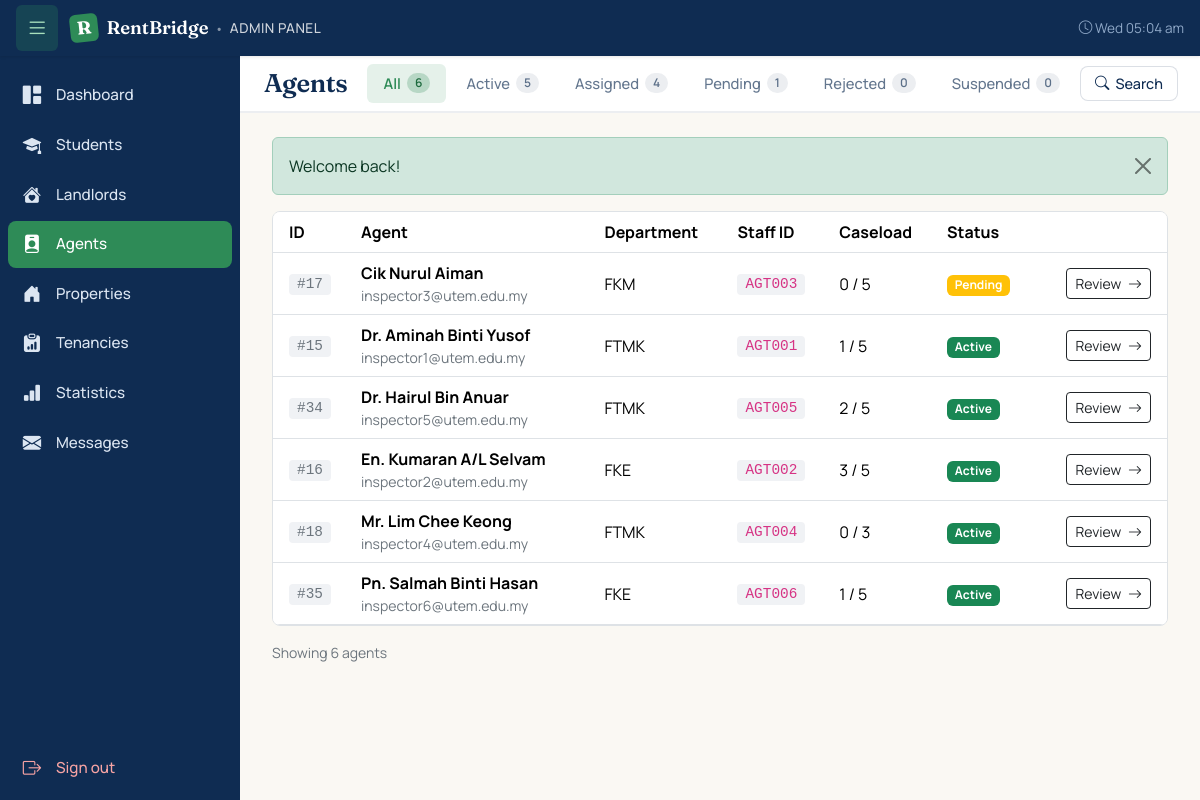
The page /admin/agents.php (signed in) on the database its author committed.
### tables this page shows
CREATE TABLE `agents` (
  `user_id` int(11) NOT NULL,
  `full_name` varchar(150) NOT NULL,
  `preferred_name` varchar(50) NOT NULL DEFAULT '',
  `staff_id` varchar(20) NOT NULL,
  `department` varchar(80) NOT NULL,
  `phone` varchar(20) NOT NULL,
  `allow_whatsapp` tinyint(1) NOT NULL DEFAULT 0,
  `availability` enum('available','busy','off_duty') NOT NULL DEFAULT 'available',
  `max_caseload` int(11) NOT NULL DEFAULT 5,
  `current_caseload` int(11) NOT NULL DEFAULT 0
);

CREATE TABLE `users` (
  `id` int(11) NOT NULL,
  `email` varchar(120) NOT NULL,
  `password_hash` varchar(255) NOT NULL,
  `primary_role` enum('student','landlord','agent','admin') NOT NULL,
  `status` enum('active','pending','suspended','rejected') NOT NULL DEFAULT 'active',
  `last_used_role` enum('student','landlord','agent','admin') DEFAULT NULL,
  `created_at` timestamp NOT NULL DEFAULT current_timestamp(),
  `updated_at` timestamp NOT NULL DEFAULT current_timestamp() ON UPDATE current_timestamp()
);

### includes/auth.php (called while the page is built, shortened)
<?php
function e(?string $value): string {
    return htmlspecialchars($value ?? '', ENT_QUOTES | ENT_HTML5, 'UTF-8');
}

### admin/agents.php (the view, shortened to what this page needs)
<?php
require_once __DIR__ . '/../includes/auth.php';
$pdo = db();
$tab = $_GET['tab'] ?? 'all';
$searchQuery = trim($_GET['q'] ?? '');
$filterDept  = trim($_GET['dept'] ?? '');
$where  = "u.primary_role = 'agent'";
$params = [];
$joinAssigned = '';
$selectCols = "u.id, u.email, u.status, u.created_at,
               a.full_name, a.staff_id, a.department,
               a.current_caseload, a.max_caseload, a.availability";
$stmt = $pdo->prepare("
    SELECT $selectCols
      FROM users u
      JOIN agents a ON a.user_id = u.id
      $joinAssigned
     WHERE $where
     ORDER BY
       CASE u.status WHEN 'pending' THEN 0 WHEN 'active' THEN 1 ELSE 2 END,
       a.full_name ASC
");
$stmt->execute($params);
$rows = $stmt->fetchAll();
?>
<form method="GET" class="row g-2 align-items-end">
    <div class="col-md-6">
    </div>
    <div class="col-md-3">
    </div>
</form>
<?php
function agent_status_badge(string $status): array {
    return match ($status) {
        'active'    => ['Active',    'success'],
        'pending'   => ['Pending',   'warning'],
        'rejected'  => ['Rejected',  'danger'],
        'suspended' => ['Suspended', 'secondary'],
        default     => [$status,     'secondary'],
    };
}
?>
<?php if (empty($rows)): ?>
    <div class="text-center py-5 bg-white rounded-3 border">
        <i class="bi bi-person-badge" style="font-size: 3rem; color: rgba(15,44,82,0.15);"></i>
        <h4 class="mt-3">No agents found</h4>
        <p class="text-secondary small">
            <?php if ($tab === 'assigned'): ?>
                No agents currently have active inspection cases.
            <?php elseif ($searchQuery || $filterDept): ?>
                Try adjusting your filters.
            <?php else: ?>
                No agents in this tab yet.
            <?php endif; ?>
        </p>
    </div>
<?php else: ?>
    <div class="bg-white border rounded-3 overflow-hidden">
        <table class="table mb-0 align-middle">
            <thead style="background:#F4F4EE;">
                <tr>
<th class="ps-3">ID</th>
        <th>Agent</th>                    <th>Department</th>
                    <th>Staff ID</th>
                    <th>Caseload</th>
                    <th>Status</th>
                    <th class="text-end pe-3"></th>
                </tr>
            </thead>
            <tbody>
                <?php foreach ($rows as $r):
                    [$label, $color] = agent_status_badge($r['status']);
                ?>
                    <tr>
                        <td class="ps-3">
                            <code class="text-secondary">#<?= (int)$r['id'] ?></code>
                        </td>
                        <td>
                            <strong><?= e($r['full_name']) ?></strong>
                            <div class="small text-secondary"><?= e($r['email']) ?></div>
                        </td>
                        <td><?= e($r['department']) ?></td>
                        <td><code><?= e($r['staff_id']) ?></code></td>
                        <td>
                            <?= (int)$r['current_caseload'] ?> / <?= (int)$r['max_caseload'] ?>
                        </td>
                        <td><span class="badge bg-<?= $color ?>"><?= e($label) ?></span></td>
                        <td class="text-end pe-3">
                            <a href="/rentbridge/admin/agent.php?id=<?= (int)$r['id'] ?>"
                               class="btn btn-sm btn-outline-dark">
                                Review <i class="bi bi-arrow-right ms-1"></i>
                            </a>
                        </td>
                    </tr>
                <?php endforeach; ?>
            </tbody>
        </table>
    </div>
<?php endif; ?>
<p class="text-secondary small mt-3 mb-0">
    Showing <?= count($rows) ?> <?= count($rows) === 1 ? 'agent' : 'agents' ?>
</p>
<?php
require __DIR__ . '/../includes/admin_layout.php';

### assets/css/style.css (style rules this page uses)
:root { --rb-navy: #0F2C52; --rb-navy-dark: #0A2240; --rb-emerald: #2E8B57; --rb-emerald-dark:#1F6D45; --rb-cream: #FAF8F3; --rb-text: #0E1B2C; --rb-text-soft: #4B5A6E; --rb-line: #E5E7EB; }
body { font-family: 'Manrope', system-ui, sans-serif; color: var(--rb-text); background: #fff; }
code { background: rgba(15,44,82,.06); padding: 0.15rem 0.5rem; border-radius: 4px; font-family: 'Menlo', monospace; font-size: 0.9em; }

### assets/css/admin.css (style rules this page uses)
:root { --admin-sidebar-w: 240px; --admin-sidebar-w-collapsed: 64px; --admin-topbar-h: 56px; --admin-tabbar-h: 56px; --admin-sidebar-bg: #0F2C52; --admin-sidebar-bg-hover: #1A3D6B; --admin-sidebar-bg-active: #2E8B57; --admin-sidebar-text: #DCE6F2; --admin-sidebar-text-muted: #8FA8C7; --admin-content-bg: #FAF8F3; }
.admin-body { background: var(--admin-content-bg); min-height: 100vh; margin: 0; }

### rows shown on the page
agents: user_id "17", full_name "Cik Nurul Aiman", user_id.email "inspector3@utem.edu.my", department "FKM", staff "AGT003", current_caseload "0", max_caseload "5", label "Pending"
agents: user_id "15", full_name "Dr. Aminah Binti Yusof", user_id.email "inspector1@utem.edu.my", department "FTMK", staff "AGT001", current_caseload "1", max_caseload "5", label "Active"
agents: user_id "34", full_name "Dr. Hairul Bin Anuar", user_id.email "inspector5@utem.edu.my", department "FTMK", staff "AGT005", current_caseload "2", max_caseload "5", label "Active"
agents: user_id "16", full_name "En. Kumaran A/L Selvam", user_id.email "inspector2@utem.edu.my", department "FKE", staff "AGT002", current_caseload "3", max_caseload "5", label "Active"
agents: user_id "18", full_name "Mr. Lim Chee Keong", user_id.email "inspector4@utem.edu.my", department "FTMK", staff "AGT004", current_caseload "0", max_caseload "3", label "Active"
agents: user_id "35", full_name "Pn. Salmah Binti Hasan", user_id.email "inspector6@utem.edu.my", department "FKE", staff "AGT006", current_caseload "1", max_caseload "5", label "Active"

### other values the page prints
$pageTitle "Agents"
$tab['label'] "All"
$tab['count'] "6"
$tab['label'] "Active"
$tab['count'] "5"
$tab['label'] "Assigned"
$tab['count'] "4"
$tab['label'] "Pending"
$tab['count'] "1"
$tab['label'] "Rejected"
$tab['count'] "0"
$tab['label'] "Suspended"
$flash['message'] "Welcome back!"
count($rows) "6"
